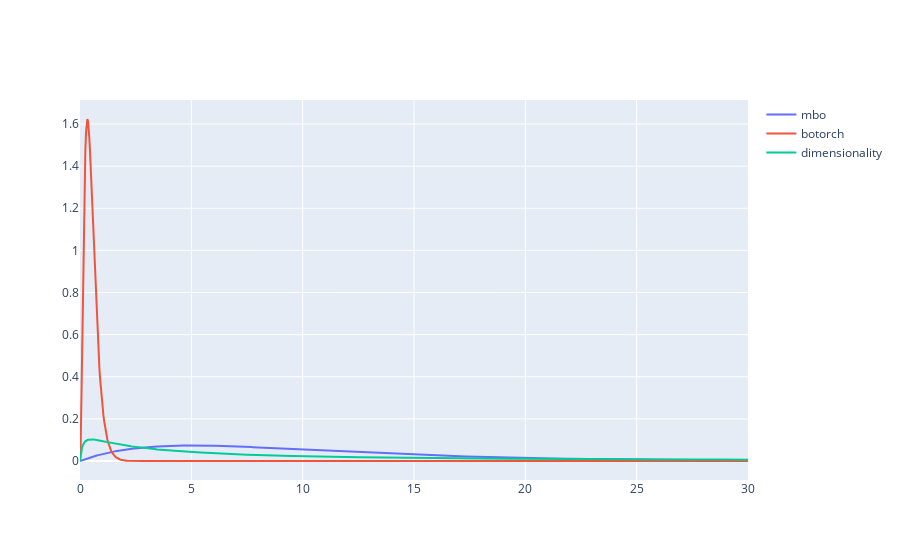

Notebook code for this chart:
### Code cell
from bofire.data_models.priors.api import BOTORCH_LENGTHCALE_PRIOR, MBO_LENGTHCALE_PRIOR, DimensionalityScaledLogNormalPrior, LogNormalPrior, BOTORCH_NOISE_PRIOR, MBO_NOISE_PRIOR
from bofire.plot.api import plot_prior_pdf_plotly

mbo= MBO_LENGTHCALE_PRIOR()
botorch = BOTORCH_LENGTHCALE_PRIOR()
dimensionality = DimensionalityScaledLogNormalPrior(d=6)

plot_prior_pdf_plotly([mbo, botorch, dimensionality], 0.0001, 30, labels=["mbo", "botorch", "dimensionality"])

### Figure 1 — Plotly figure (JSON) as saved in the notebook; plotly's stock layout.template omitted (floating-point values rounded to 4 significant figures; data arrays with more than 128 entries replaced by an {"elided": "..."} marker saying what was removed)
{"data": [{"mode": "lines", "name": "mbo", "type": "scatter", "x": {"elided": "1000 float values"}, "y": {"elided": "1000 float values"}}, {"mode": "lines", "name": "botorch", "type": "scatter", "x": {"elided": "1000 float values"}, "y": {"elided": "1000 float values"}}, {"mode": "lines", "name": "dimensionality", "type": "scatter", "x": {"elided": "1000 float values"}, "y": {"elided": "1000 float values"}}], "layout": {}}
